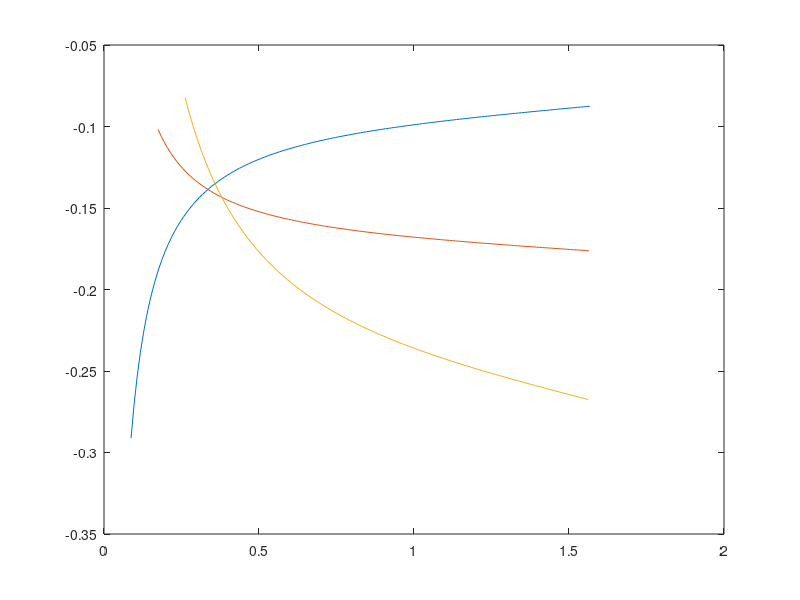

This figure's MATLAB source:
clear all

%M = 1.5, theta = 5
theta1 = 5*(pi/180);
B1=theta1:0.01:(pi/2);

f1 = 2*cot(B1)*( ((1.5^2)*(sin(B1).^2)-1)/((1.5^2)*(1.4+cos(2*B1))+2) ) - ...
    tan(theta1);

%M = 1.5, theta = 10
theta2 = 10*(pi/180);
B2=theta2:0.01:(pi/2);

f2 = 2*cot(B2)*( ((1.5^2)*(sin(B2).^2)-1)/((1.5^2)*(1.4+cos(2*B2))+2) ) - ...
    tan(theta2);

%M = 1.5, theta = 15
theta3 = 15*(pi/180);
B3=theta3:0.01:(pi/2);

f3 = 2*cot(B3)*( ((1.5^2)*(sin(B3).^2)-1)/((1.5^2)*(1.4+cos(2*B3))+2) ) - ...
    tan(theta3);

plot(B1,f1, B2, f2, B3, f3)